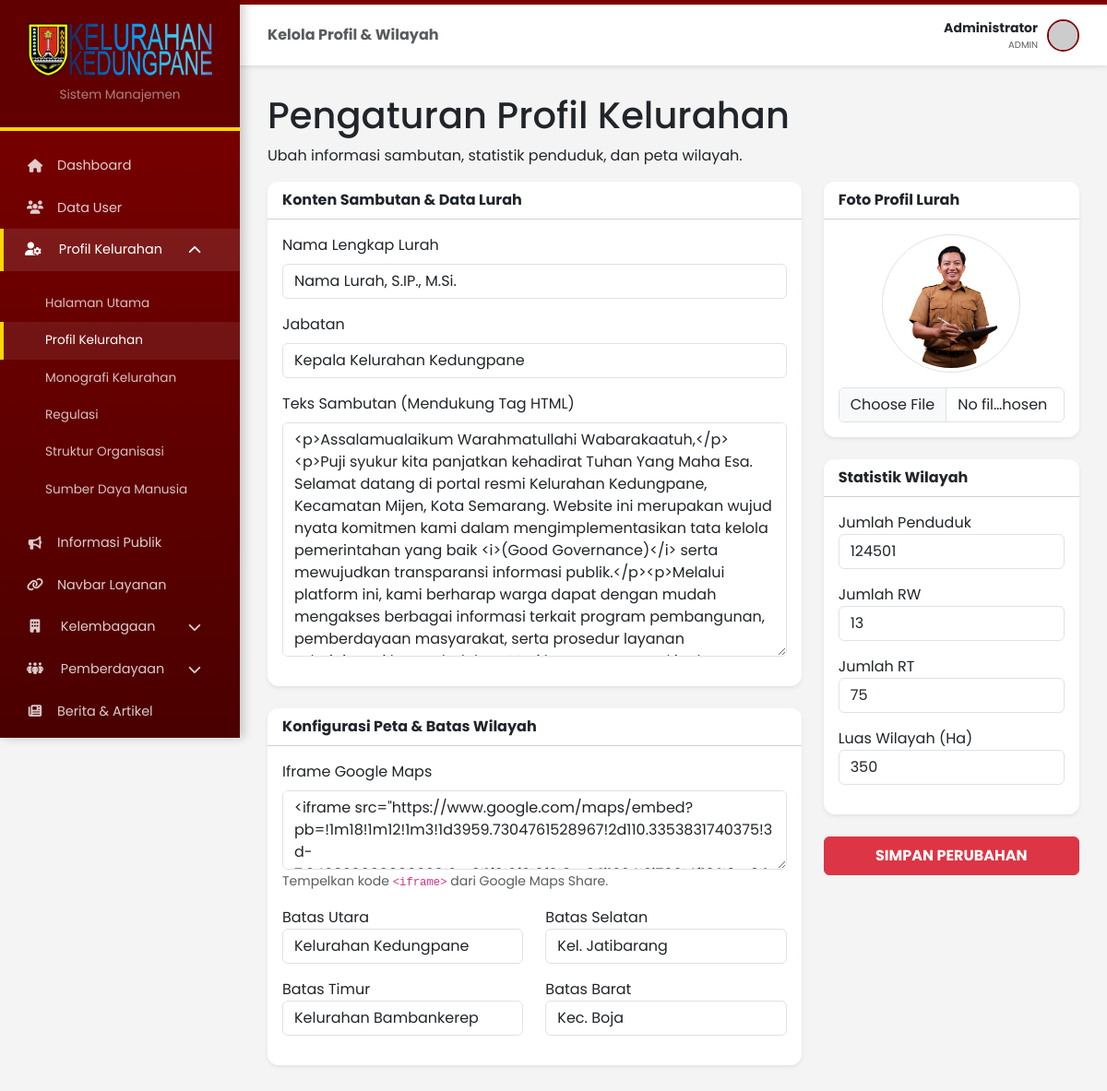
The app's page /admin/admin_profil.php (signed in), older data.
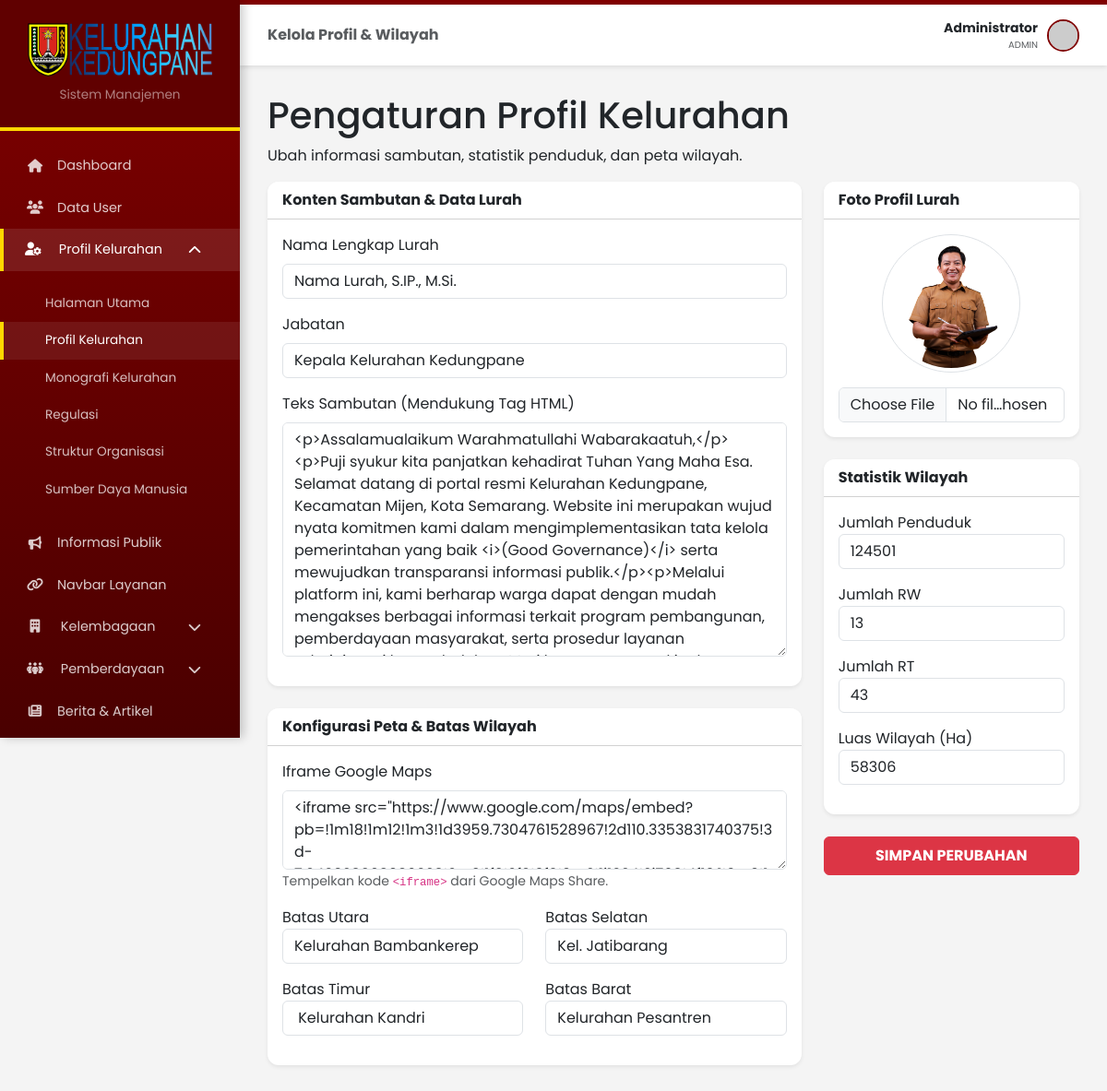
The same page, newer data.
### tables this page shows
CREATE TABLE `profil_kelurahan` (
  `id` int(11) NOT NULL,
  `nama_lurah` varchar(100) DEFAULT NULL,
  `jabatan_lurah` varchar(100) DEFAULT NULL,
  `foto_lurah` varchar(255) DEFAULT NULL,
  `teks_sambutan` text DEFAULT NULL,
  `jml_penduduk` int(11) DEFAULT NULL,
  `jml_rw` int(11) DEFAULT NULL,
  `jml_rt` int(11) DEFAULT NULL,
  `luas_wilayah` int(11) DEFAULT NULL,
  `iframe_map` text DEFAULT NULL,
  `batas_utara` varchar(100) DEFAULT NULL,
  `batas_selatan` varchar(100) DEFAULT NULL,
  `batas_timur` varchar(100) DEFAULT NULL,
  `batas_barat` varchar(100) DEFAULT NULL,
  `jml_kk` int(11) DEFAULT 0,
  `penduduk_l` int(11) DEFAULT 0,
  `penduduk_p` int(11) DEFAULT 0,
  `mata_pencaharian` text DEFAULT NULL,
  `fas_sd` int(11) DEFAULT 0,
  `fas_ibadah` int(11) DEFAULT 0,
  `fas_puskesmas` int(11) DEFAULT 0
);

### admin/admin_profil.php (the view, shortened to what this page needs)
<?php
require_once __DIR__ . '/auth.php';
$data = mysqli_fetch_assoc(mysqli_query($conn, "SELECT * FROM profil_kelurahan WHERE id=1"));
include 'admin_header.php';
?>
<div class="page-header">
    <h1>Pengaturan Profil Kelurahan</h1>
    <p>Ubah informasi sambutan, statistik penduduk, dan peta wilayah.</p>
</div>
<form action="" method="POST" enctype="multipart/form-data">
    <div class="row g-4">
        <div class="col-lg-8">
            <div class="card shadow-sm border-0 mb-4">
                <div class="card-header bg-white fw-bold">Konten Sambutan & Data Lurah</div>
                <div class="card-body">
                    <div class="mb-3">
                        <label class="form-label">Nama Lengkap Lurah</label>
                        <input type="text" name="nama_lurah" class="form-control" value="<?= $data['nama_lurah'] ?>" required>
                    </div>
                    <div class="mb-3">
                        <label class="form-label">Jabatan</label>
                        <input type="text" name="jabatan_lurah" class="form-control" value="<?= $data['jabatan_lurah'] ?>">
                    </div>
                    <div class="mb-3">
                        <label class="form-label">Teks Sambutan (Mendukung Tag HTML)</label>
                        <textarea name="teks_sambutan" class="form-control" rows="10"><?= $data['teks_sambutan'] ?></textarea>
                    </div>
                </div>
            </div>
            <div class="card shadow-sm border-0">
                <div class="card-header bg-white fw-bold">Konfigurasi Peta & Batas Wilayah</div>
                <div class="card-body">
                    <div class="mb-3">
                        <label class="form-label">Iframe Google Maps</label>
                        <textarea name="iframe_map" class="form-control" rows="3"><?= $data['iframe_map'] ?></textarea>
                        <small class="text-muted">Tempelkan kode <code>&lt;iframe&gt;</code> dari Google Maps Share.</small>
                    </div>
                    <div class="row">
                        <div class="col-md-6 mb-3"><label>Batas Utara</label><input type="text" name="batas_utara" class="form-control" value="<?= $data['batas_utara'] ?>"></div>
                        <div class="col-md-6 mb-3"><label>Batas Selatan</label><input type="text" name="batas_selatan" class="form-control" value="<?= $data['batas_selatan'] ?>"></div>
                        <div class="col-md-6 mb-3"><label>Batas Timur</label><input type="text" name="batas_timur" class="form-control" value="<?= $data['batas_timur'] ?>"></div>
                        <div class="col-md-6 mb-3"><label>Batas Barat</label><input type="text" name="batas_barat" class="form-control" value="<?= $data['batas_barat'] ?>"></div>
                    </div>
                </div>
            </div>
        </div>
        <div class="col-lg-4">
            <div class="card shadow-sm border-0 mb-4">
                <div class="card-header bg-white fw-bold">Foto Profil Lurah</div>
                <div class="card-body text-center">
                    <img src="../<?= $data['foto_lurah'] ?>" class="img-thumbnail rounded-circle mb-3" style="width: 150px; height: 150px; object-fit: cover;">
                    <input type="file" name="foto_lurah" class="form-control">
                </div>
            </div>
            <div class="card shadow-sm border-0">
                <div class="card-header bg-white fw-bold">Statistik Wilayah</div>
                <div class="card-body">
                    <div class="mb-3">
                        <label>Jumlah Penduduk</label>
                        <input type="number" name="jml_penduduk" class="form-control" value="<?= $data['jml_penduduk'] ?>">
                    </div>
                    <div class="mb-3">
                        <label>Jumlah RW</label>
                        <input type="number" name="jml_rw" class="form-control" value="<?= $data['jml_rw'] ?>">
                    </div>
                    <div class="mb-3">
                        <label>Jumlah RT</label>
                        <input type="number" name="jml_rt" class="form-control" value="<?= $data['jml_rt'] ?>">
                    </div>
                    <div class="mb-3">
                        <label>Luas Wilayah (Ha)</label>
                        <input type="number" name="luas_wilayah" class="form-control" value="<?= $data['luas_wilayah'] ?>">
                    </div>
                </div>
            </div>
            <button type="submit" name="update_profil" class="btn btn-danger w-100 mt-4 py-2 fw-bold">SIMPAN PERUBAHAN</button>
        </div>
    </div>
</form>
<?php include 'admin_footer.php'; ?>

Row changes from the older to the newer data that the page shows:
changed profil_kelurahan "Nama Lurah, S.IP., M.Si.": batas_utara "Kelurahan Kedungpane" → "Kelurahan Bambankerep"; batas_timur "Kelurahan Bambankerep" → "Kelurahan Kandri"; batas_barat "Kec. Boja" → "Kelurahan Pesantren"; jml_rt "75" → "43"; luas_wilayah "350" → "58306"
